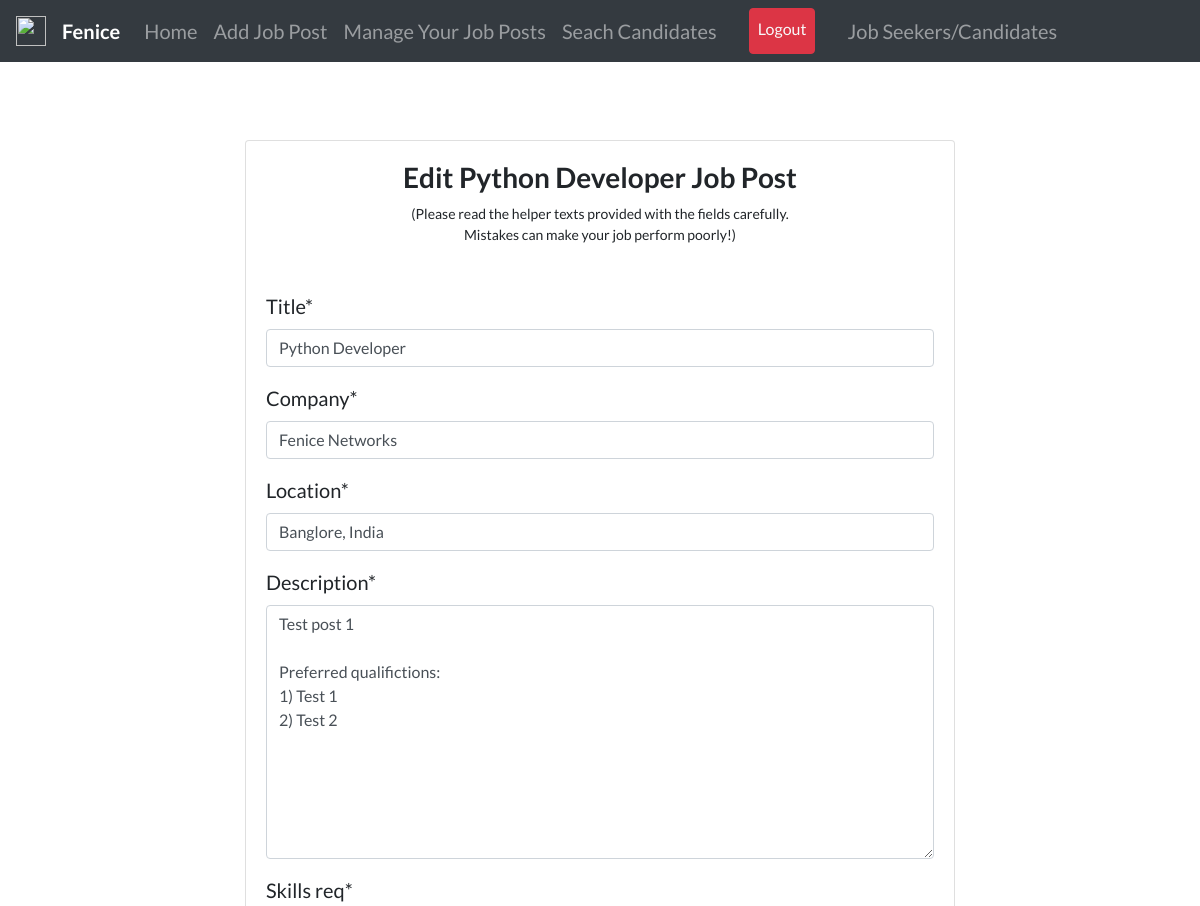
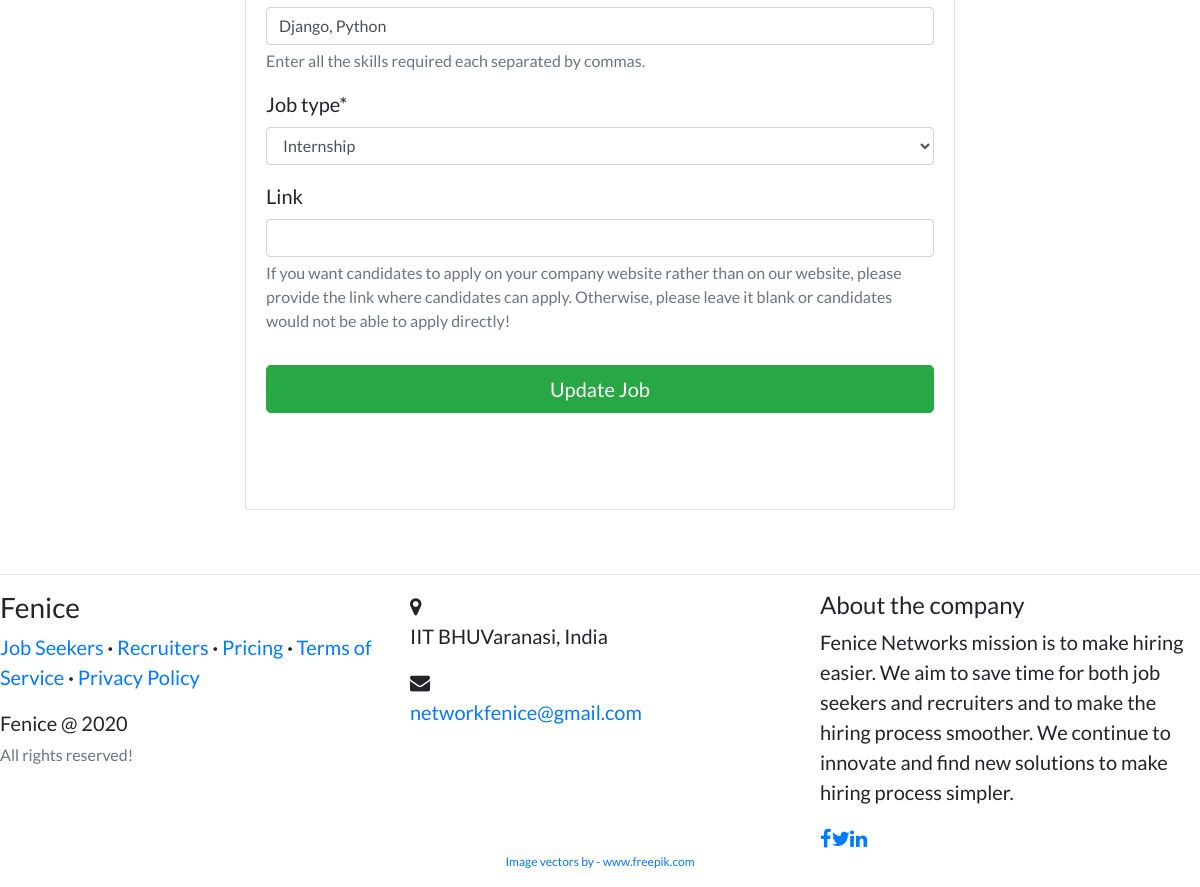
/hiring/job/job-post-test-1/edit/ (signed in), run on the app's committed database (2 pictures, top to bottom).
### recruiters/models.py (models this page shows, shortened)
class Job(models.Model):
    recruiter = models.ForeignKey(
        User, related_name='jobs', on_delete=models.CASCADE)
    title = models.CharField(max_length=255)
    company = models.CharField(max_length=200)
    location = models.CharField(max_length=255)
    description = models.TextField()
    skills_req = models.CharField(max_length=200)
    job_type = models.CharField(
        max_length=30, choices=CHOICES, default='Full Time', null=True)
    link = models.URLField(null=True, blank=True)
    slug = AutoSlugField(populate_from='title', unique=True, null=True)
    date_posted = models.DateTimeField(default=timezone.now)

### recruiters/views.py (the view)
# urls.py: path('job/<slug>/edit/', views.edit_job, name='edit-job-post'),
@login_required
def edit_job(request, slug):
    user = request.user
    job = get_object_or_404(Job, slug=slug)
    if request.method == "POST":
        form = NewJobForm(request.POST, instance=job)
        if form.is_valid():
            data = form.save(commit=False)
            data.save()
            return redirect('add-job-detail', slug)
    else:
        form = NewJobForm(instance=job)
    context = {
        'form': form,
        'rec_navbar': 1,
        'job': job,
    }
    return render(request, 'recruiters/edit_job.html', context)

### recruiters/forms.py
class NewJobForm(forms.ModelForm):
    class Meta:
        model = Job
        fields = ['title', 'company', 'location',
                  'description', 'skills_req', 'job_type', 'link']
        help_texts = {
            'skills_req': 'Enter all the skills required each separated by commas.',
            'link': 'If you want candidates to apply on your company website rather than on our website, please provide the link where candidates can apply. Otherwise, please leave it blank or candidates would not be able to apply directly!',
        }

### recruiters/templates/recruiters/edit_job.html (shortened to what this page needs)
{% extends "users/layout.html" %} {% load static %} {% load crispy_forms_tags %}
{% block content %} <br />
<div class="container">
  {% if request.user == job.recruiter %}
  <div class="row">
    <div class="col-sm-10 col-md-10 col-lg-8 mx-auto">
      <div class="card card-signin my-5">
        <div class="card-body">
          <h3 class="text-center">
            <b>Edit {{job.title}} Job Post</b>
          </h3>
          <span style="font-size: 14px"
            ><p class="text-center">
              (Please read the helper texts provided with the fields carefully.
              <br />Mistakes can make your job perform poorly!)
            </p></span
          >
          <form class="form-signin" method="POST" enctype="multipart/form-data">
            <fieldset class="form-group">
              <br />
              {{ form|crispy }}
            </fieldset>
            <div class="form-group">
              <button class="btn btn-lg btn-success btn-block" type="submit">
                Update Job</button
              ><br /><br />
            </div>
          </form>
        </div>
      </div>
    </div>
  </div>
  {% endif %}
</div>
{% endblock content %}

### users/templates/users/layout.html (style rules this page uses)
body { font-family: "Lato"; font-size: 20px; }

### data on the page
Job: title "Python Developer", company "Fenice Networks", location "Banglore, India", description "Test post 1 Preferred qualifictions: 1) Test 1 2) Test 2", skills_req "Django, Python", job_type "Internship"
